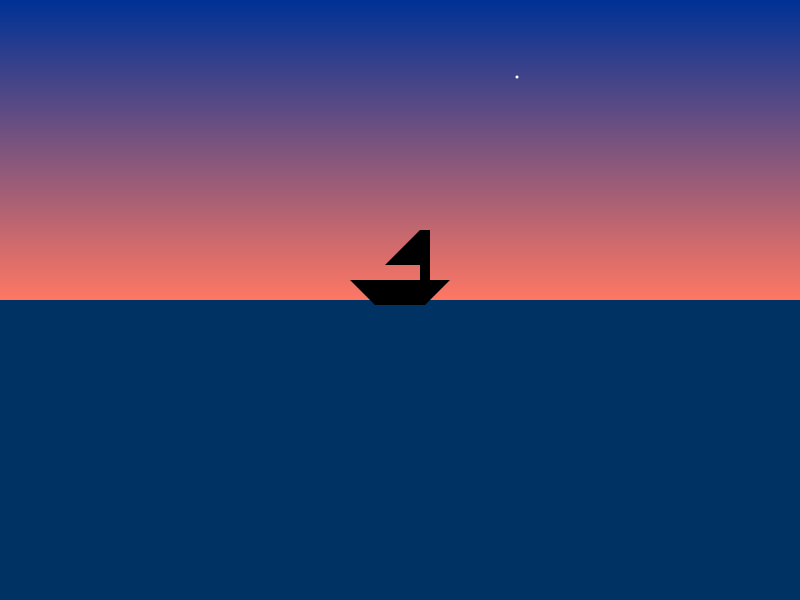
Frame 1 (no input)
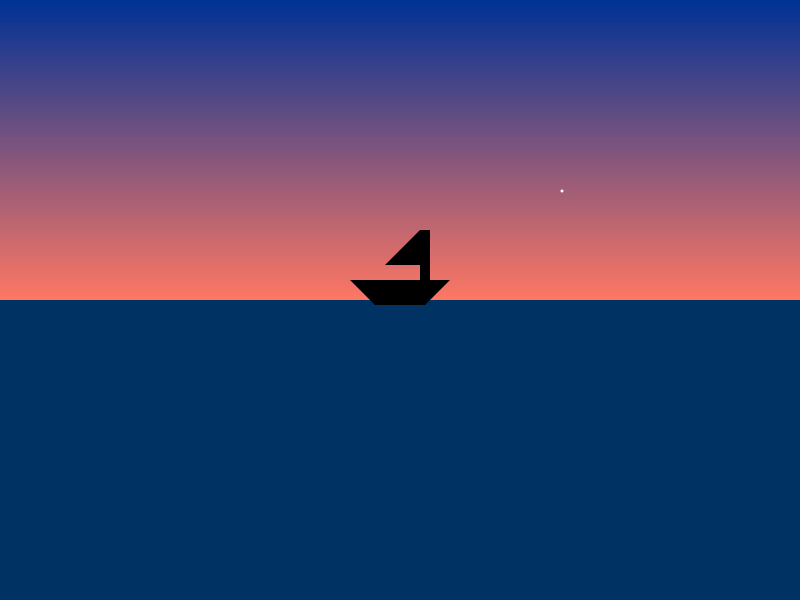
Frame 60 (the mouse pressed at the canvas centre just before this capture)
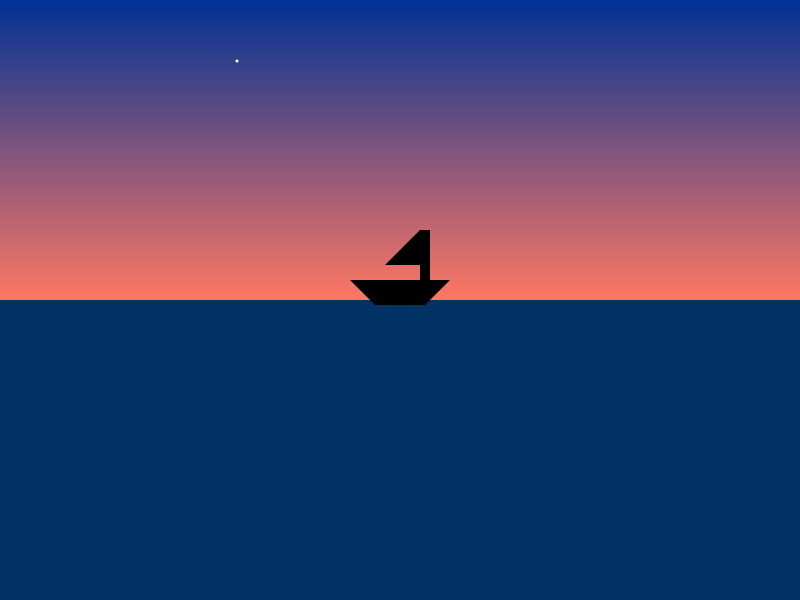
Frame 120 (the mouse held since frame 60 and released just before this capture)

The Processing sketch that drew these frames (run headless with seeded random() and noise(); from frame 60 on, the mouse is pressed at the canvas centre):

// Processing sketch: Abby_Deacon
// ── Abby_Deacon.pde
// setting up canvas
void setup(){
  size(800, 600); // set canvas size
  noStroke(); // removes borders
}

// creating ocean for half of canvas
void draw() {
  fill(0,50,100); // set colour to deep blue
  rect(0, height/2, width, height/2); // draw a rectangle
  
// create an ombre of colours for half of canvas
  for(int y=0; y< height/2; y++){ 
    float r = map(y, height/2, 0, 255, 0); // setting tones of colours and positions
    float g = map(y, height/2, 0, 120, 50);
    float b = map(y, height/2, 0, 100, 150);
  
    fill(r,g,b); // setting colours for rows
    rect(0,y, width, 1); // create small rectangle to mimic "ombre"
  }
// create stars
  if (frameCount % 1 == 0){ // how frequent the stars show depending on amount of frames
    int starX = int(random(width)); // defining random width and height, but just above the horizon line
    int starY = int(random(height/2));
    fill(255, 255, 255);
    ellipse(starX, starY, 3, 3); // size of stars
  } 

// creating boat
  drawBoat(350, height/2 - 20); // placing boat just below the horizon line
}

void drawBoat(int x, int y) { 
  // base of boat
  fill(0,0,0); // black fill color
  quad(x, y, x+25, y+25, x+75, y+25, x+100,y); // mapping out the coordinates of hull
  
  // drawing the sail
  fill(0,0,0); // black fill color
  triangle(x+35, y-15, x+70, y-50, x+70, y-15); // mapping out coordinates of sail
  
  // drawing mast
  fill(0,0,0); // black fill color
  rect(x+70, y-50, 10, 65); // mapping out coordinates of mast
}
